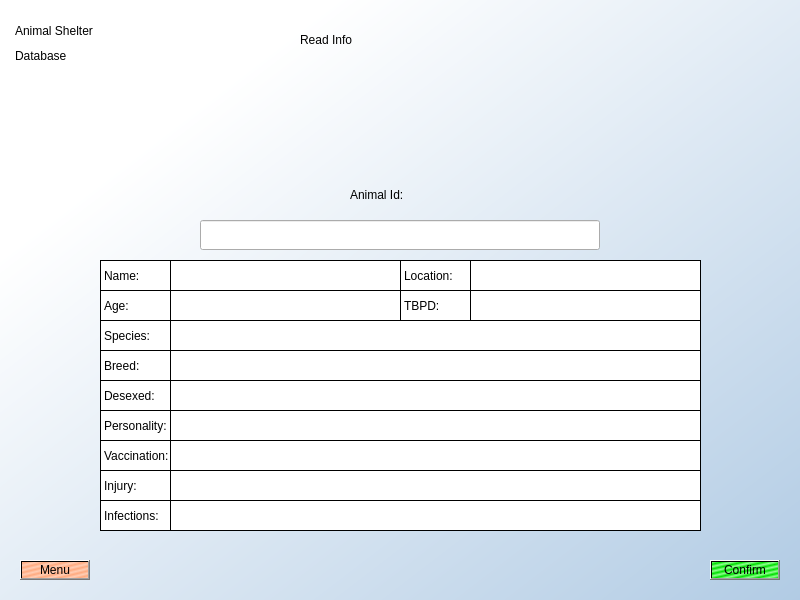
<?xml version="1.0" encoding="UTF-8"?>
<ui version="4.0">
 <class>Dialog</class>
 <widget class="QDialog" name="Dialog">
  <property name="geometry">
   <rect>
    <x>0</x>
    <y>0</y>
    <width>800</width>
    <height>600</height>
   </rect>
  </property>
  <property name="windowTitle">
   <string>Dialog</string>
  </property>
  <widget class="QWidget" name="widget" native="true">
   <property name="geometry">
    <rect>
     <x>0</x>
     <y>0</y>
     <width>801</width>
     <height>601</height>
    </rect>
   </property>
   <property name="styleSheet">
    <string notr="true">
QWidget#widget{ background-color:qlineargradient(spread:pad, x1:1, y1:1, x2:0.0115909, y2:0.034, stop:0 rgba(177, 203, 228, 255), stop:0.806818 rgba(255, 255, 255, 255), stop:1 rgba(255, 255, 255, 255))}
</string>
   </property>
   <widget class="QLabel" name="label">
    <property name="geometry">
     <rect>
      <x>15</x>
      <y>10</y>
      <width>141</width>
      <height>41</height>
     </rect>
    </property>
    <property name="styleSheet">
     <string notr="true">font: 25 18pt &quot;Calibri Light&quot;;</string>
    </property>
    <property name="text">
     <string>Animal Shelter </string>
    </property>
   </widget>
   <widget class="QLabel" name="label_2">
    <property name="geometry">
     <rect>
      <x>15</x>
      <y>30</y>
      <width>91</width>
      <height>51</height>
     </rect>
    </property>
    <property name="styleSheet">
     <string notr="true">font: 25 18pt &quot;Calibri Light&quot;;</string>
    </property>
    <property name="text">
     <string>Database</string>
    </property>
   </widget>
   <widget class="QWidget" name="gridLayoutWidget">
    <property name="geometry">
     <rect>
      <x>0</x>
      <y>0</y>
      <width>16</width>
      <height>151</height>
     </rect>
    </property>
    <layout class="QGridLayout" name="gridLayout"/>
   </widget>
   <widget class="QPushButton" name="ReadMenuB">
    <property name="geometry">
     <rect>
      <x>20</x>
      <y>560</y>
      <width>70</width>
      <height>20</height>
     </rect>
    </property>
    <property name="styleSheet">
     <string notr="true">background-color:qlineargradient(spread:reflect, x1:0.926, y1:0.926136, x2:1, y2:1, stop:0 rgba(255, 170, 127, 255), stop:1 rgba(255, 206, 181, 255))</string>
    </property>
    <property name="text">
     <string>Menu</string>
    </property>
   </widget>
   <widget class="QWidget" name="gridLayoutWidget_2">
    <property name="geometry">
     <rect>
      <x>0</x>
      <y>580</y>
      <width>801</width>
      <height>20</height>
     </rect>
    </property>
    <layout class="QGridLayout" name="gridLayout_2"/>
   </widget>
   <widget class="QWidget" name="gridLayoutWidget_3">
    <property name="geometry">
     <rect>
      <x>781</x>
      <y>500</y>
      <width>20</width>
      <height>80</height>
     </rect>
    </property>
    <layout class="QGridLayout" name="gridLayout_3"/>
   </widget>
   <widget class="QWidget" name="gridLayoutWidget_4">
    <property name="geometry">
     <rect>
      <x>0</x>
      <y>500</y>
      <width>16</width>
      <height>80</height>
     </rect>
    </property>
    <layout class="QGridLayout" name="gridLayout_4"/>
   </widget>
   <widget class="QLineEdit" name="ReadIdInput">
    <property name="geometry">
     <rect>
      <x>200</x>
      <y>220</y>
      <width>400</width>
      <height>30</height>
     </rect>
    </property>
    <property name="toolTip">
     <string>&lt;html&gt;&lt;head/&gt;&lt;body&gt;&lt;p&gt;Input animal's identification number.&lt;/p&gt;&lt;/body&gt;&lt;/html&gt;</string>
    </property>
   </widget>
   <widget class="QLabel" name="label_3">
    <property name="geometry">
     <rect>
      <x>300</x>
      <y>20</y>
      <width>200</width>
      <height>40</height>
     </rect>
    </property>
    <property name="styleSheet">
     <string notr="true">font: 25 38pt &quot;Calibri Light&quot;;</string>
    </property>
    <property name="text">
     <string>Read Info</string>
    </property>
   </widget>
   <widget class="QLabel" name="label_4">
    <property name="geometry">
     <rect>
      <x>350</x>
      <y>180</y>
      <width>100</width>
      <height>30</height>
     </rect>
    </property>
    <property name="styleSheet">
     <string notr="true">font: 25 18pt &quot;Calibri Light&quot;;</string>
    </property>
    <property name="text">
     <string>Animal Id:</string>
    </property>
   </widget>
   <widget class="QWidget" name="widget_2" native="true">
    <property name="geometry">
     <rect>
      <x>100</x>
      <y>260</y>
      <width>601</width>
      <height>271</height>
     </rect>
    </property>
    <property name="styleSheet">
     <string notr="true">background-color:rgb(255, 255, 255);
border: 1px solid;</string>
    </property>
    <widget class="QLabel" name="label_5">
     <property name="geometry">
      <rect>
       <x>0</x>
       <y>60</y>
       <width>71</width>
       <height>31</height>
      </rect>
     </property>
     <property name="text">
      <string>Species:</string>
     </property>
    </widget>
    <widget class="QLabel" name="label_6">
     <property name="geometry">
      <rect>
       <x>0</x>
       <y>90</y>
       <width>71</width>
       <height>31</height>
      </rect>
     </property>
     <property name="text">
      <string>Breed:</string>
     </property>
    </widget>
    <widget class="QLabel" name="label_7">
     <property name="geometry">
      <rect>
       <x>0</x>
       <y>0</y>
       <width>71</width>
       <height>31</height>
      </rect>
     </property>
     <property name="text">
      <string>Name:</string>
     </property>
    </widget>
    <widget class="QLabel" name="label_8">
     <property name="geometry">
      <rect>
       <x>0</x>
       <y>30</y>
       <width>71</width>
       <height>31</height>
      </rect>
     </property>
     <property name="text">
      <string>Age:</string>
     </property>
    </widget>
    <widget class="QLabel" name="label_9">
     <property name="geometry">
      <rect>
       <x>0</x>
       <y>180</y>
       <width>71</width>
       <height>31</height>
      </rect>
     </property>
     <property name="text">
      <string>Vaccination:</string>
     </property>
    </widget>
    <widget class="QLabel" name="label_10">
     <property name="geometry">
      <rect>
       <x>0</x>
       <y>120</y>
       <width>71</width>
       <height>31</height>
      </rect>
     </property>
     <property name="text">
      <string>Desexed:</string>
     </property>
    </widget>
    <widget class="QLabel" name="label_11">
     <property name="geometry">
      <rect>
       <x>0</x>
       <y>210</y>
       <width>71</width>
       <height>31</height>
      </rect>
     </property>
     <property name="text">
      <string>Injury:</string>
     </property>
    </widget>
    <widget class="QLabel" name="label_12">
     <property name="geometry">
      <rect>
       <x>0</x>
       <y>150</y>
       <width>71</width>
       <height>31</height>
      </rect>
     </property>
     <property name="text">
      <string>Personality:</string>
     </property>
    </widget>
    <widget class="QLabel" name="label_13">
     <property name="geometry">
      <rect>
       <x>0</x>
       <y>240</y>
       <width>71</width>
       <height>31</height>
      </rect>
     </property>
     <property name="text">
      <string>Infections:</string>
     </property>
    </widget>
    <widget class="QLabel" name="label_14">
     <property name="geometry">
      <rect>
       <x>300</x>
       <y>0</y>
       <width>71</width>
       <height>31</height>
      </rect>
     </property>
     <property name="text">
      <string>Location:</string>
     </property>
    </widget>
    <widget class="QLabel" name="label_15">
     <property name="geometry">
      <rect>
       <x>300</x>
       <y>30</y>
       <width>71</width>
       <height>31</height>
      </rect>
     </property>
     <property name="text">
      <string>TBPD:</string>
     </property>
    </widget>
    <widget class="QLabel" name="RName">
     <property name="geometry">
      <rect>
       <x>70</x>
       <y>0</y>
       <width>231</width>
       <height>31</height>
      </rect>
     </property>
     <property name="text">
      <string/>
     </property>
    </widget>
    <widget class="QLabel" name="RAge">
     <property name="geometry">
      <rect>
       <x>70</x>
       <y>30</y>
       <width>231</width>
       <height>31</height>
      </rect>
     </property>
     <property name="text">
      <string/>
     </property>
    </widget>
    <widget class="QLabel" name="RSpecies">
     <property name="geometry">
      <rect>
       <x>70</x>
       <y>60</y>
       <width>531</width>
       <height>31</height>
      </rect>
     </property>
     <property name="text">
      <string/>
     </property>
    </widget>
    <widget class="QLabel" name="Breed">
     <property name="geometry">
      <rect>
       <x>70</x>
       <y>90</y>
       <width>531</width>
       <height>31</height>
      </rect>
     </property>
     <property name="text">
      <string/>
     </property>
    </widget>
    <widget class="QLabel" name="RDesexed">
     <property name="geometry">
      <rect>
       <x>70</x>
       <y>120</y>
       <width>531</width>
       <height>31</height>
      </rect>
     </property>
     <property name="text">
      <string/>
     </property>
    </widget>
    <widget class="QLabel" name="RPerson">
     <property name="geometry">
      <rect>
       <x>70</x>
       <y>150</y>
       <width>531</width>
       <height>31</height>
      </rect>
     </property>
     <property name="text">
      <string/>
     </property>
    </widget>
    <widget class="QLabel" name="RVacc">
     <property name="geometry">
      <rect>
       <x>70</x>
       <y>180</y>
       <width>531</width>
       <height>31</height>
      </rect>
     </property>
     <property name="text">
      <string/>
     </property>
    </widget>
    <widget class="QLabel" name="RInjury">
     <property name="geometry">
      <rect>
       <x>70</x>
       <y>210</y>
       <width>531</width>
       <height>31</height>
      </rect>
     </property>
     <property name="text">
      <string/>
     </property>
    </widget>
    <widget class="QLabel" name="RInfect">
     <property name="geometry">
      <rect>
       <x>70</x>
       <y>240</y>
       <width>531</width>
       <height>31</height>
      </rect>
     </property>
     <property name="text">
      <string/>
     </property>
    </widget>
    <widget class="QLabel" name="RLocat">
     <property name="geometry">
      <rect>
       <x>370</x>
       <y>0</y>
       <width>231</width>
       <height>31</height>
      </rect>
     </property>
     <property name="text">
      <string/>
     </property>
    </widget>
    <widget class="QLabel" name="RTbpd">
     <property name="geometry">
      <rect>
       <x>370</x>
       <y>30</y>
       <width>231</width>
       <height>31</height>
      </rect>
     </property>
     <property name="text">
      <string/>
     </property>
    </widget>
   </widget>
   <widget class="QPushButton" name="EditEnterConfirm">
    <property name="geometry">
     <rect>
      <x>710</x>
      <y>560</y>
      <width>70</width>
      <height>20</height>
     </rect>
    </property>
    <property name="toolTip">
     <string>&lt;html&gt;&lt;head/&gt;&lt;body&gt;&lt;p&gt;Add New Animal To Database.&lt;/p&gt;&lt;/body&gt;&lt;/html&gt;</string>
    </property>
    <property name="styleSheet">
     <string notr="true">background-color:qlineargradient(spread:reflect, x1:0.926, y1:0.92, x2:1, y2:1, stop:0 rgba(145, 255, 145, 255), stop:1 rgba(0, 223, 0, 255))</string>
    </property>
    <property name="text">
     <string>Confirm</string>
    </property>
   </widget>
  </widget>
 </widget>
 <resources/>
 <connections/>
</ui>
